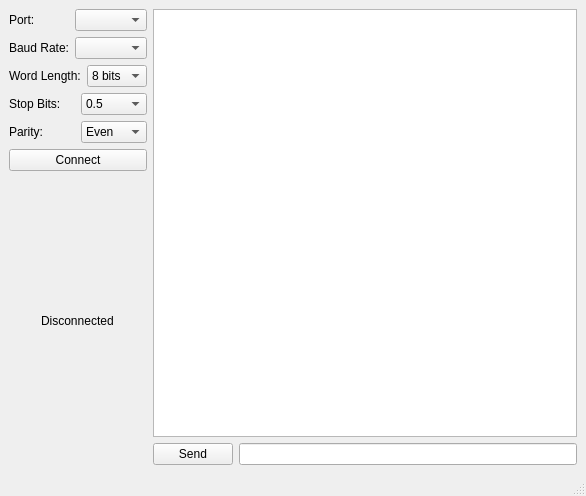
<?xml version="1.0" encoding="UTF-8"?>
<ui version="4.0">
 <class>MainWindow</class>
 <widget class="QMainWindow" name="MainWindow">
  <property name="geometry">
   <rect>
    <x>0</x>
    <y>0</y>
    <width>586</width>
    <height>496</height>
   </rect>
  </property>
  <property name="windowTitle">
   <string>MainWindow</string>
  </property>
  <widget class="QWidget" name="centralwidget">
   <layout class="QGridLayout" name="gridLayout_2">
    <item row="0" column="0">
     <layout class="QGridLayout" name="gridLayout">
      <item row="0" column="0">
       <layout class="QVBoxLayout" name="verticalLayout_2">
        <item>
         <layout class="QVBoxLayout" name="verticalLayout">
          <item>
           <layout class="QHBoxLayout" name="horizontalLayout_5">
            <item>
             <widget class="QLabel" name="label_port">
              <property name="text">
               <string>Port:</string>
              </property>
             </widget>
            </item>
            <item>
             <widget class="QComboBox" name="comboBox_port"/>
            </item>
           </layout>
          </item>
          <item>
           <layout class="QHBoxLayout" name="horizontalLayout_3">
            <item>
             <widget class="QLabel" name="label_baudrate">
              <property name="text">
               <string>Baud Rate:</string>
              </property>
             </widget>
            </item>
            <item>
             <widget class="QComboBox" name="comboBox_baudrate"/>
            </item>
           </layout>
          </item>
          <item>
           <layout class="QHBoxLayout" name="horizontalLayout">
            <item>
             <widget class="QLabel" name="label_wordlength">
              <property name="text">
               <string>Word Length:</string>
              </property>
             </widget>
            </item>
            <item>
             <widget class="QComboBox" name="comboBox_wordlength">
              <item>
               <property name="text">
                <string>8 bits</string>
               </property>
              </item>
              <item>
               <property name="text">
                <string>9 bits</string>
               </property>
              </item>
             </widget>
            </item>
           </layout>
          </item>
          <item>
           <layout class="QHBoxLayout" name="horizontalLayout_2">
            <item>
             <widget class="QLabel" name="label_stopbits">
              <property name="text">
               <string>Stop Bits:</string>
              </property>
             </widget>
            </item>
            <item>
             <widget class="QComboBox" name="comboBox_stopbits">
              <item>
               <property name="text">
                <string>0.5</string>
               </property>
              </item>
              <item>
               <property name="text">
                <string>1.0</string>
               </property>
              </item>
              <item>
               <property name="text">
                <string>1.5</string>
               </property>
              </item>
              <item>
               <property name="text">
                <string>2.0</string>
               </property>
              </item>
             </widget>
            </item>
           </layout>
          </item>
          <item>
           <layout class="QHBoxLayout" name="horizontalLayout_4">
            <item>
             <widget class="QLabel" name="label_parity">
              <property name="text">
               <string>Parity:</string>
              </property>
             </widget>
            </item>
            <item>
             <widget class="QComboBox" name="comboBox_parity">
              <item>
               <property name="text">
                <string>Even</string>
               </property>
              </item>
              <item>
               <property name="text">
                <string>Odd</string>
               </property>
              </item>
              <item>
               <property name="text">
                <string>No</string>
               </property>
              </item>
             </widget>
            </item>
           </layout>
          </item>
         </layout>
        </item>
        <item>
         <layout class="QVBoxLayout" name="verticalLayout_4">
          <item>
           <widget class="QPushButton" name="pushButton_connect">
            <property name="text">
             <string>Connect</string>
            </property>
           </widget>
          </item>
          <item alignment="Qt::AlignHCenter">
           <widget class="QLabel" name="label_status">
            <property name="text">
             <string>Disconnected</string>
            </property>
           </widget>
          </item>
         </layout>
        </item>
       </layout>
      </item>
      <item row="0" column="1">
       <layout class="QVBoxLayout" name="verticalLayout_3">
        <item>
         <widget class="QPlainTextEdit" name="plainTextEdit"/>
        </item>
        <item>
         <layout class="QHBoxLayout" name="horizontalLayout_7">
          <item>
           <widget class="QPushButton" name="pushButton_send">
            <property name="text">
             <string>Send</string>
            </property>
           </widget>
          </item>
          <item>
           <widget class="QLineEdit" name="lineEdit_type"/>
          </item>
         </layout>
        </item>
       </layout>
      </item>
     </layout>
    </item>
   </layout>
  </widget>
  <widget class="QMenuBar" name="menubar">
   <property name="geometry">
    <rect>
     <x>0</x>
     <y>0</y>
     <width>586</width>
     <height>26</height>
    </rect>
   </property>
  </widget>
  <widget class="QStatusBar" name="statusbar"/>
 </widget>
 <resources/>
 <connections/>
</ui>
